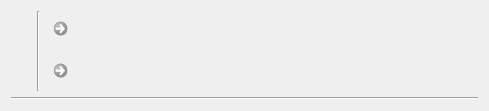
<?xml version="1.0" encoding="UTF-8"?>
<ui version="4.0">
 <class>Form</class>
 <widget class="QWidget" name="Form">
  <property name="geometry">
   <rect>
    <x>0</x>
    <y>0</y>
    <width>489</width>
    <height>111</height>
   </rect>
  </property>
  <property name="windowTitle">
   <string>Form</string>
  </property>
  <layout class="QGridLayout" name="gridLayout_2">
   <item row="0" column="0">
    <layout class="QHBoxLayout" name="horizontalLayout">
     <item>
      <layout class="QVBoxLayout" name="verticalLayout_3">
       <item>
        <widget class="QLabel" name="label_icon">
         <property name="text">
          <string>&lt;placeholderIcon&gt;</string>
         </property>
        </widget>
       </item>
       <item>
        <spacer name="verticalSpacer">
         <property name="orientation">
          <enum>Qt::Vertical</enum>
         </property>
         <property name="sizeHint" stdset="0">
          <size>
           <width>20</width>
           <height>40</height>
          </size>
         </property>
        </spacer>
       </item>
      </layout>
     </item>
     <item>
      <widget class="Line" name="line_2">
       <property name="orientation">
        <enum>Qt::Vertical</enum>
       </property>
      </widget>
     </item>
     <item>
      <layout class="QGridLayout" name="gridLayout">
       <item row="1" column="0">
        <widget class="QCommandLinkButton" name="run_instance_x64">
         <property name="enabled">
          <bool>false</bool>
         </property>
         <property name="text">
          <string>&lt;placeholderRunInstancex64&gt;</string>
         </property>
        </widget>
       </item>
       <item row="0" column="0">
        <widget class="QCommandLinkButton" name="run_instance_x32">
         <property name="enabled">
          <bool>false</bool>
         </property>
         <property name="text">
          <string>&lt;placeholderRunInstancex32&gt;</string>
         </property>
        </widget>
       </item>
       <item row="0" column="1">
        <spacer name="horizontalSpacer_2">
         <property name="orientation">
          <enum>Qt::Horizontal</enum>
         </property>
         <property name="sizeHint" stdset="0">
          <size>
           <width>40</width>
           <height>20</height>
          </size>
         </property>
        </spacer>
       </item>
       <item row="2" column="1">
        <spacer name="verticalSpacer_3">
         <property name="orientation">
          <enum>Qt::Vertical</enum>
         </property>
         <property name="sizeHint" stdset="0">
          <size>
           <width>20</width>
           <height>40</height>
          </size>
         </property>
        </spacer>
       </item>
      </layout>
     </item>
    </layout>
   </item>
   <item row="1" column="0">
    <widget class="Line" name="line">
     <property name="orientation">
      <enum>Qt::Horizontal</enum>
     </property>
    </widget>
   </item>
  </layout>
 </widget>
 <resources/>
 <connections/>
</ui>
